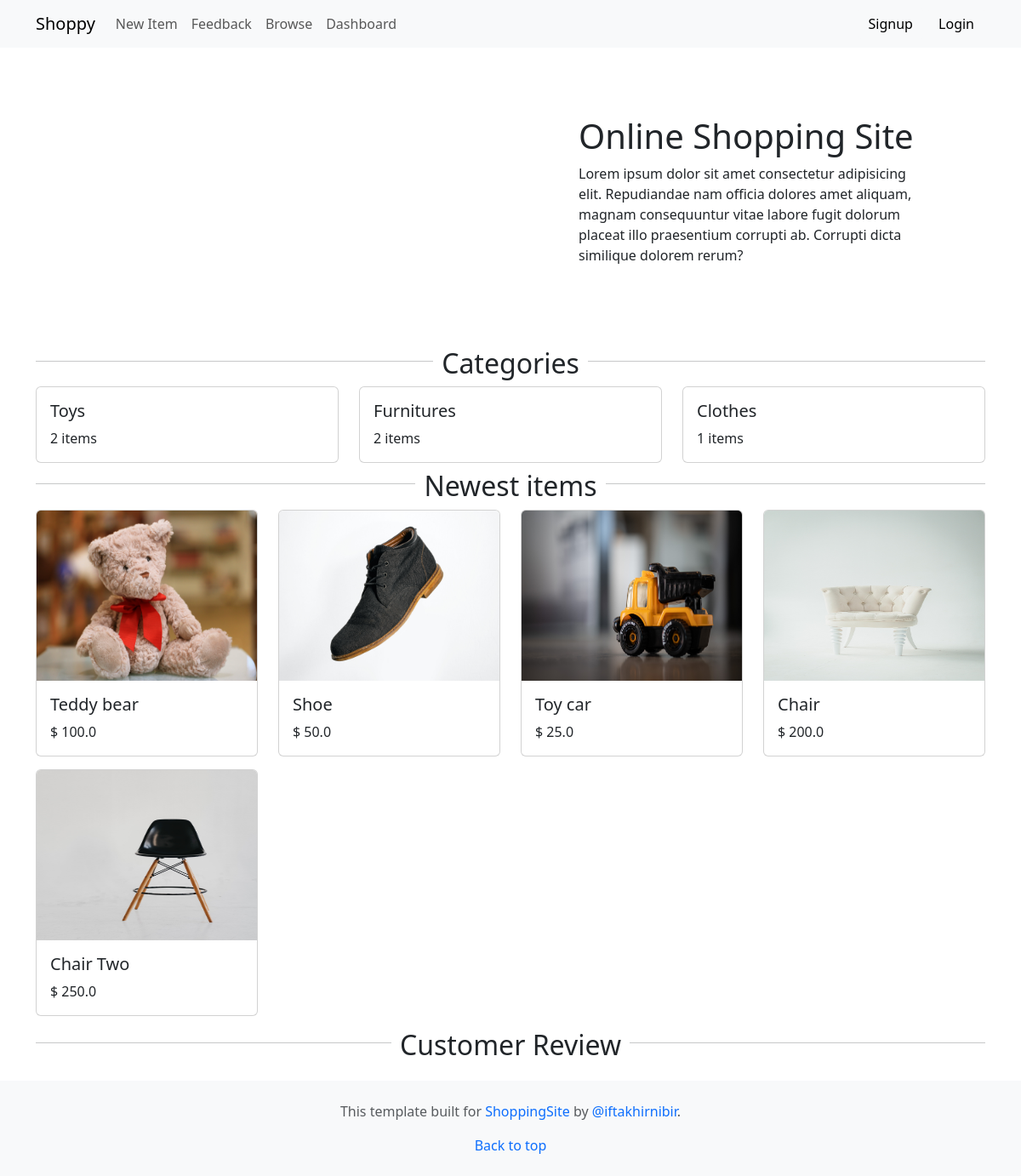
The app's page /, older data.
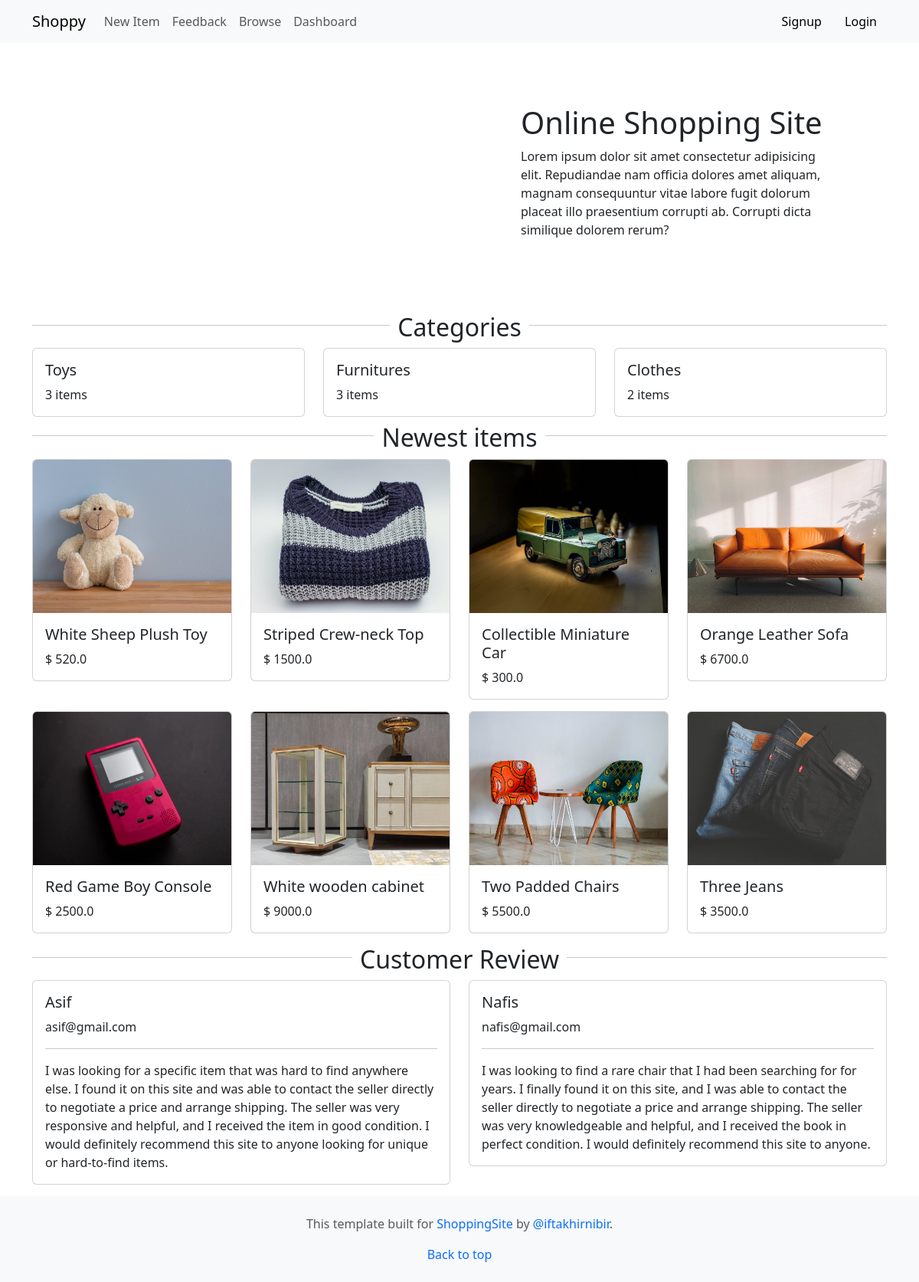
The same page, newer data.
### item/models.py (models this page shows, shortened)
class Category(models.Model):
    name = models.CharField(max_length=255)
    class Meta:
        verbose_name_plural = 'Categories'

class Item(models.Model):
    category = models.ForeignKey(Category, related_name='items', on_delete=models.CASCADE) #It's a foreign key field, which means it will establish a link between Item and Category models. An item will be associated with a category."related_name='items'":It means that we can access all items associated with a category using category.items.all(). 'on_delete=models.CASCADE': which means that when a Category is deleted, all associated Item records will also be deleted.
    name = models.CharField(max_length=255)
    description = models.TextField(blank=True, null=True)
    price = models.FloatField()
    image = models.ImageField(upload_to='item_images', blank=True, null=True) #Django will created the uploaded folder for us if it doesn't exist. In case the user doesn't want to provide an image so black = True and null = True
    is_sold = models.BooleanField(default=False)
    created_by = models.ForeignKey(User, related_name='items', on_delete=models.CASCADE)
    created_at = models.DateTimeField(auto_now_add=True)

### core/models.py (models this page shows, shortened)
class Review(models.Model):
    name = models.CharField(max_length=255)
    email = models.EmailField()
    message = models.TextField()
    is_viewed = models.BooleanField(default=False)

### core/views.py (the view)
# urls.py: path("", views.index, name="index"),
def index(request):
    items = Item.objects.filter(is_sold=False)[0:8] #because we don't want product that is sold
    categories = Category.objects.all()
    reviews = Review.objects.filter(is_viewed=True)
    return render(request, 'index.html', {
        'categories': categories,
        'items': items,
        'reviews': reviews,
    })

### core/templates/index.html (shortened to what this page needs)
{% extends 'base.html' %}
{% block content %}
<div class="container">
  <div class="row">
      <div class="col-md-6">
      </div>
      <div style="padding: 80px;" class="col-md-6">
          <h1 class="mt-4 mt-md-0">Online Shopping Site</h1>
          <p>
              Lorem ipsum dolor sit amet consectetur adipisicing elit. Repudiandae nam officia dolores amet aliquam, magnam consequuntur vitae labore fugit dolorum placeat illo praesentium corrupti ab. Corrupti dicta similique dolorem rerum?
          </p>
      </div>
  </div>
</div>
<div style="display: flex;">
<hr style="flex-grow: 1;">
<h2 style="text-align: center; margin: 0 10px; margin-bottom: 8px;" >Categories</h2>
<hr style="flex-grow: 1;">
</div>
<div style="margin-bottom: 8px;" class="categories">
    <div class="row">
      {% for category in categories %}
      <div class="col-md-4">
          <div class="card">
              <div class="card-body">
                  <h5 class="card-title">{{category.name}}</h5>
                  <p class="card-text">{{category.items.count}} items</p>
              </div>
          </div>
      </div>
      {% endfor %}
  </div>
  </div>
<div style="display: flex;">
    <hr style="flex-grow: 1;">
    <h2 style="text-align: center; margin: 0 10px; margin-bottom: 8px;" >Newest items</h2>
    <hr style="flex-grow: 1;">
</div>
<div class="item">
  <div class="row">
    {% for item in items %}
    <div class="col-md-3">
        <a style="text-decoration: none;" href="{% url 'item:detail' item.id %}">
        <div class="card" style="margin-bottom: 15px;">
            <img src="{{item.image.url}}" class="card-img-top" alt="Image 1" width="200px" height="200px">
            <div class="card-body">
                <h5 class="card-title">{{item.name}}</h5>
                <p class="card-text">$ {{item.price}}</p>
            </div>
        </div>
    </a>
    </div>
    {% endfor %}
</div>
</div>
  <div class="reviews">
    <div style="display: flex; margin-bottom: 8px;">
        <hr style="flex-grow: 1">
        <h2 style="text-align: center; margin: 0 10px;">Customer Review</h2>
        <hr style="flex-grow: 1">
    </div>
    <div class="row" style="margin-bottom: 15px;">
      {% for review in reviews %}
        <div class="col-sm-6 mb-3 mb-sm-0">
          <div class="card">
            <div class="card-body">
              <h5 class="card-title"><sub></sub> {{review.name}}</h5>
              <p>{{review.email}}</p>
              <hr>
              <p class="card-text">{{review.message}}</p>
            </div>
          </div>
        </div>
        {% endfor %}
      </div>
  </div>
{% endblock %}

Row changes from the older to the newer data that the page shows:
removed Item: image (picture), name "Chair Two", price "250.0"
computed for Category "Toys": items.count "2" → "3"
computed for Category "Furnitures": items.count "2" → "3"
computed for Category "Clothes": items.count "1" → "2"
changed Item: image: a different picture; name "Teddy bear" → "White Sheep Plush Toy"; price "100.0" → "520.0"
changed Item: image: a different picture; name "Shoe" → "Striped Crew-neck Top"; price "50.0" → "1500.0"
changed Item: image: a different picture; name "Toy car" → "Collectible Miniature Car"; price "25.0" → "300.0"
changed Item: image: a different picture; name "Chair" → "Orange Leather Sofa"; price "200.0" → "6700.0"
added Item: image (picture), name "Red Game Boy Console", price "2500.0"
added Item: image (picture), name "White wooden cabinet", price "9000.0"
added Item: image (picture), name "Two Padded Chairs", price "5500.0"
added Item: image (picture), name "Three Jeans", price "3500.0"
now on this page (row edited): Review: name "Asif", email "asif@gmail.com", message "I was looking for a specific item that was hard to find anywhere else. I found it on this site and was able to contact the seller directly to negotiate a price and arrange shipping. The seller was very responsive and helpful, and I received the item in good condition. I would definitely recommend this site to anyone looking for unique or hard-to-find items."
added Review: name "Nafis", email "nafis@gmail.com", message "I was looking to find a rare chair that I had been searching for for years. I finally found it on this site, and I was able to contact the seller directly to negotiate a price and arrange shipping. The seller was very knowledgeable and helpful, and I received the book in perfect condition. I would definitely recommend this site to anyone."
